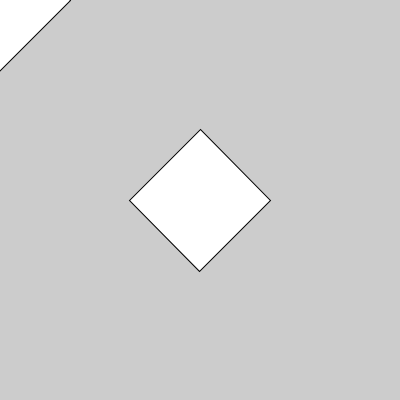
Frame 1 (no input)
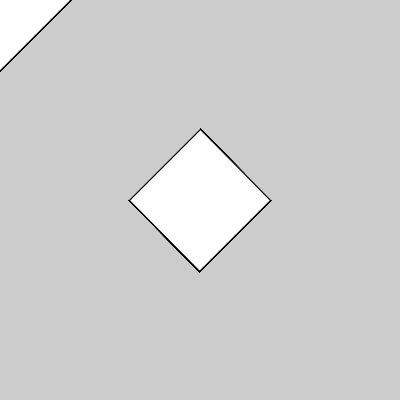
Frame 60 (the mouse pressed at the canvas centre just before this capture)
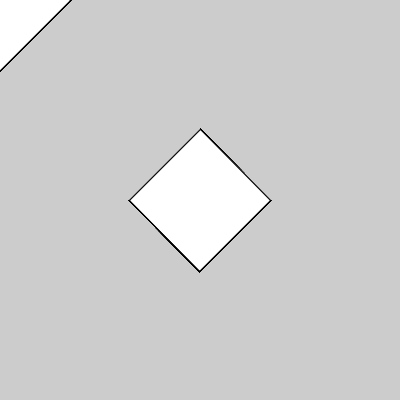
Frame 120 (the mouse held since frame 60 and released just before this capture)

The Processing sketch that drew these frames (run headless with seeded random() and noise(); from frame 60 on, the mouse is pressed at the canvas centre):

// Processing sketch: Experiments
// ── Experiments.pde
public void setup() {
  size(400, 400);
  
  rectMode(CENTER);
}

public void draw() {
  translate(200, 200);
  rotate(PI / 4);
  rect(0, 0, 100, 100);
  
  resetMatrix();
  
  rotate(PI / 4);
  rect(0, 0, 100, 100);
}
